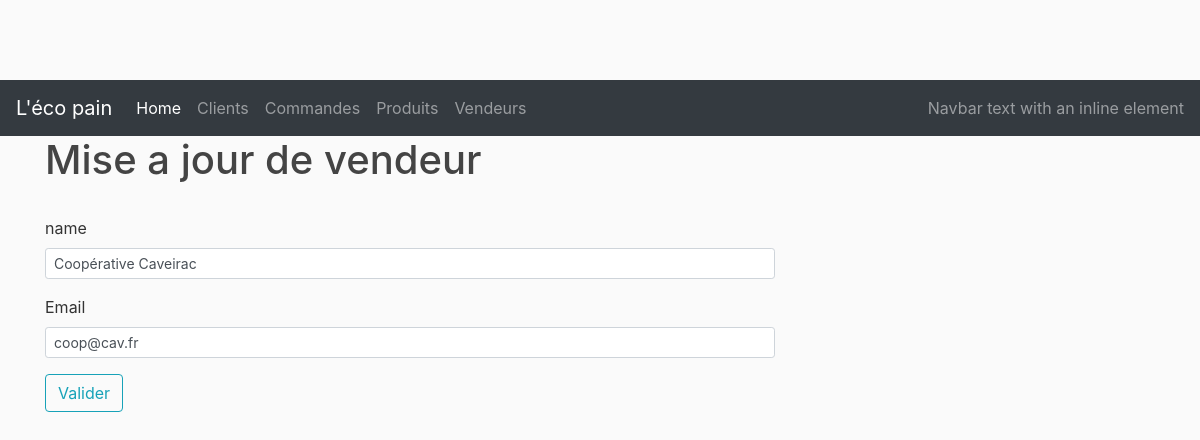
The app's page /vendors/update/2, older data.
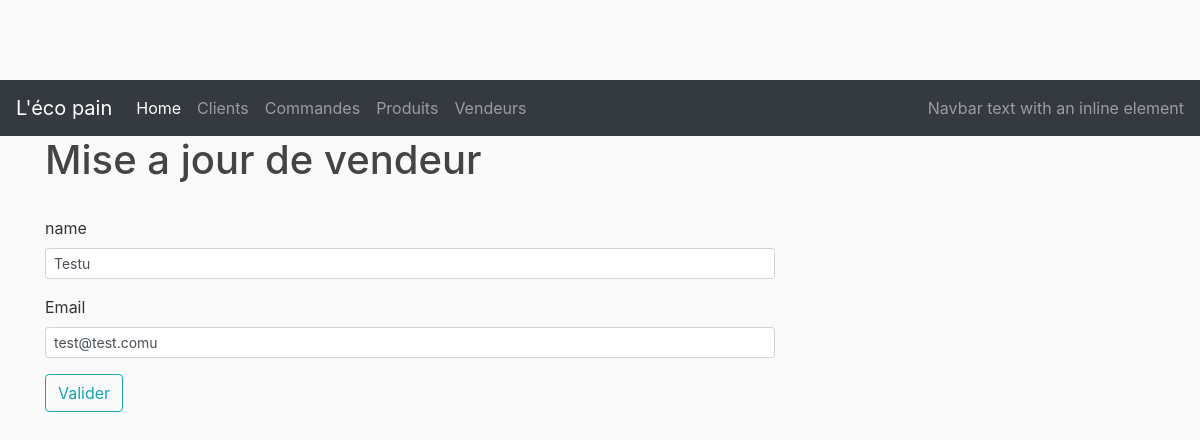
The same page, newer data.
### lecopain/models.py (models this page shows, shortened)
class Vendor(db.Model):
    __tablename__ = 'vendors'
    id = db.Column(db.Integer, primary_key=True)
    name = db.Column(db.String(50), nullable=False)
    email = db.Column(db.String(200), nullable=False)
    orders = db.relationship('Order', backref='vendor', lazy=True)

### lecopain/controllers/vendor_controller.py (the view)
@vendor_page.route("/vendors/update/<int:vendor_id>", methods=['GET', 'POST'])
def display_update_order(vendor_id):
    vendor = Vendor.query.get_or_404(vendor_id)
    form = VendorForm()
    if form.validate_on_submit():
        print('update form validate : ' + str(vendor.id))
        vendor.name = form.name.data
        vendor.email=form.email.data
        db.session.commit()
        return redirect(url_for('vendor_page.vendors'))
    else:
        form.name.data = vendor.name
        form.email.data = vendor.email
    return render_template('/vendors/vendor_update.html', vendor=vendor, title='Mise a jour de vendeur', form=form)

### lecopain/form.py
class VendorForm(FlaskForm):
    name = StringField('name', validators=[DataRequired(), Length(min=2, max=200)])
    email = StringField('Email', validators=[DataRequired(), Length(min=2, max=200)])
    submit = SubmitField('Valider')

### lecopain/templates/vendors/vendor_update.html (shortened to what this page needs)
{% extends "layout.html" %}
{% block content %}
    <div class="content-section">
        <form method="POST" action="" style="display: inline;">
            <fieldset class="form-group">
            <div class="form-group">
                {{ form.name.label(class="form-control-label") }}
                {{ form.name(class="form-control form-control-sm") }}
            </div>
            <div class="form-group">
                {{ form.email.label(class="form-control-label")}}
                {{ form.email(class="form-control form-control-sm")}}
            </div>
            <div class="form-group">
                {{ form.submit(class="btn btn-outline-info") }}
            </div>
        </form>
    </div>
{% endblock %}

Row changes from the older to the newer data that the page shows:
changed Vendor: name "Coopérative Caveirac" → "Testu"; email "coop@cav.fr" → "test@test.comu"
